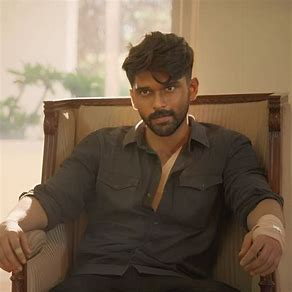
#> input picture OIP.jpeg, 292 x 292 px
$ python SavingImageFile.py
#> lines starting #> are read from the running program, lines starting #| are printed output that depends on the picture
# Importing OpenCV Library
import cv2
# Relative or absolute path of the input image file
path = "OIP.jpeg"
# reading image (by default the flag is 1 if not specidied)
image = cv2.imread(path)
#> image is the input picture: shape (292, 292, 3); mean B, G, R 82.4, 102.7, 121.8
# converting image to Grayscale (also OpenCV reads image in BGR format and

image_gray = cv2.cvtColor(image,cv2.COLOR_BGR2GRAY)
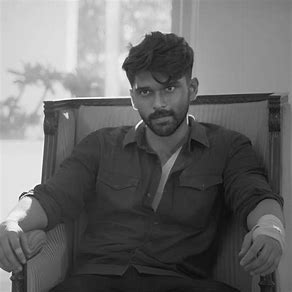
#> image_gray: shape (292, 292); min 9, max 253, mean 106.1
# Display image in a window
cv2.imshow("Output",image)
cv2.imshow("Output_gray",image_gray)
# Saving the image
cv2.imwrite('./task_1/tom_gray.jpg',image_gray)
# Wait until any key press (press any key to close the window)
cv2.waitKey()
# kill all the windows
cv2.destroyAllWindows()

$ run again, with  ijk.jpeg copied over OIP.jpeg
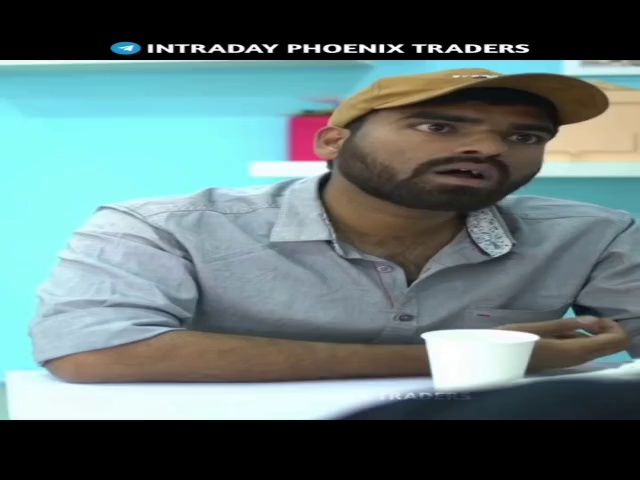
#> input picture  ijk.jpeg, 640 x 480 px
#> image is the input picture: shape (480, 640, 3); mean B, G, R 119, 118.8, 98.1
#> `image_gray = cv2.cvtColor(image,cv2.COLOR_BGR2GRAY)`:
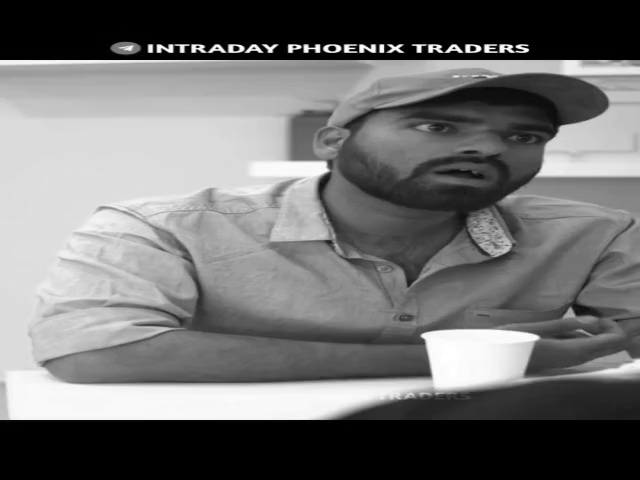
#> image_gray: shape (480, 640); min 0, max 255, mean 112.6

$ run again, with download2.jpeg copied over OIP.jpeg
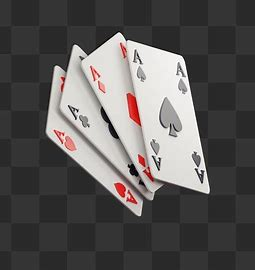
#> input picture download2.jpeg, 255 x 270 px
#> image is the input picture: shape (270, 255, 3); mean B, G, R 87.7, 88.6, 91.2
#> `image_gray = cv2.cvtColor(image,cv2.COLOR_BGR2GRAY)`:
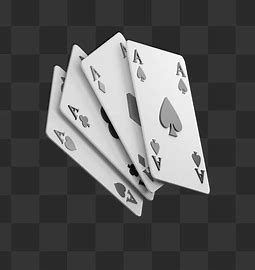
#> image_gray: shape (270, 255); min 0, max 255, mean 89.3
